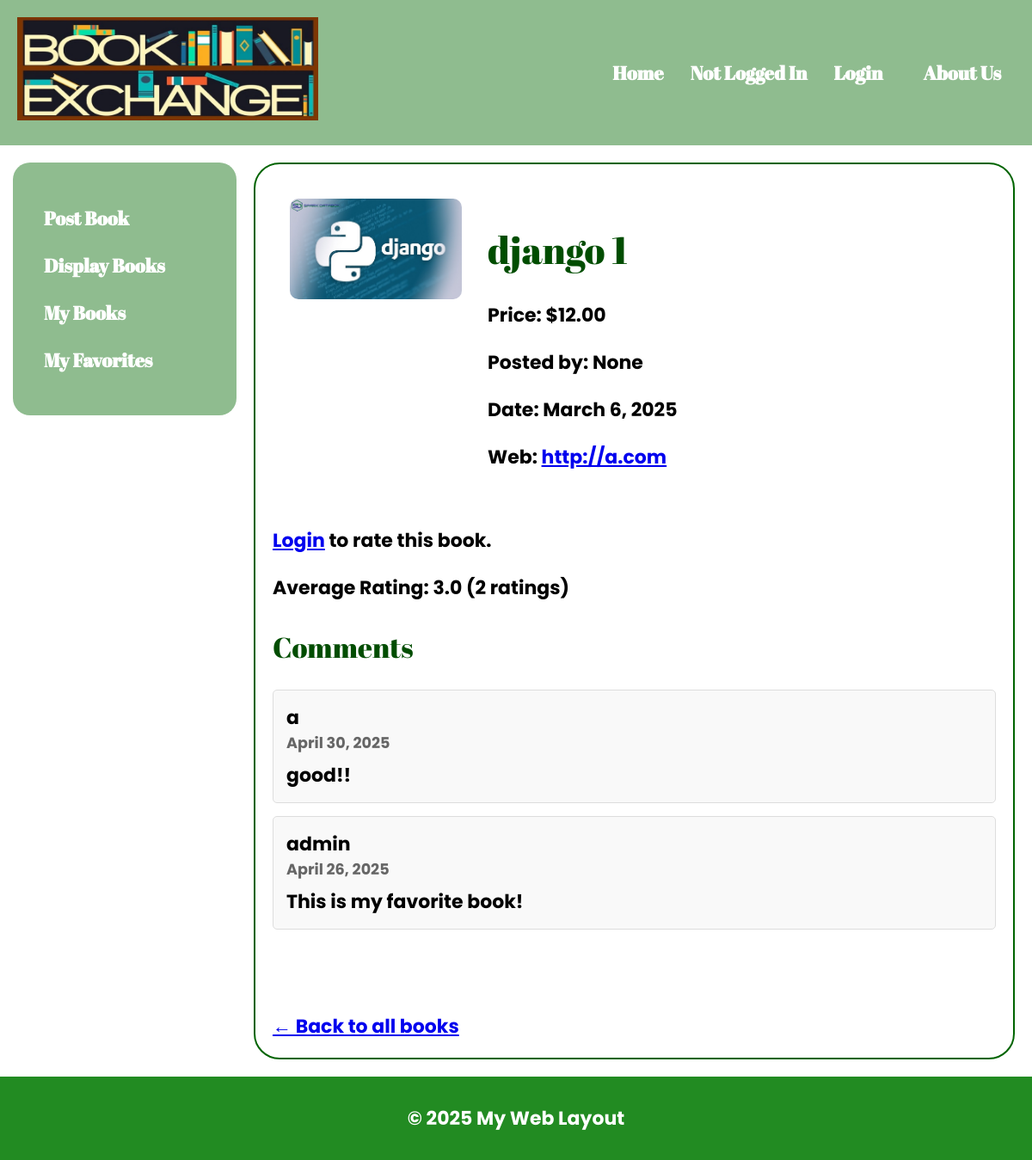
The page /book_detail/1/ on the database its author committed.
### bookMng/models.py (models this page shows, shortened)
class MainMenu(models.Model):
    item = models.CharField(max_length=300, unique=True)
    link = models.CharField(max_length=300, unique=True)

class Book(models.Model):
    name = models.CharField(max_length=200)
    web = models.URLField(max_length=300)
    price = models.DecimalField(decimal_places=2, max_digits=8)
    publishdate = models.DateField(auto_now=True)
    picture = models.FileField(upload_to='bookEx/static/uploads')
    pic_path = models.CharField(max_length=300, editable=False, blank=True)
    username = models.ForeignKey(User, blank=True, null=True, on_delete=models.CASCADE)

class Comment(models.Model):
    book = models.ForeignKey(Book, on_delete=models.CASCADE, related_name='comments')
    user = models.ForeignKey(User, on_delete=models.CASCADE)
    text = models.TextField()
    created_date = models.DateTimeField(auto_now_add=True)
    class Meta:
        ordering = ['-created_date']

### bookMng/views.py (the view, shortened to what this page needs)
# urls.py: path('book_detail/<int:book_id>/', views.book_detail, name='book_detail'),
def book_detail(request, book_id):
    book = get_object_or_404(Book, id=book_id)
    book.pic_path = book.picture.url[14:]
    comments = Comment.objects.filter(book=book).order_by('-created_date')
    is_favorite = False
    if request.user.is_authenticated:
        is_favorite = Favorite.objects.filter(user=request.user, book=book).exists()
    user_rating = None
    if request.user.is_authenticated:
        user_rating_obj = Rating.objects.filter(book=book, user=request.user).first()
        user_rating = user_rating_obj.stars if user_rating_obj else 0
    if request.method == 'POST' and 'stars' in request.POST and request.user.is_authenticated:
        stars = int(request.POST.get('stars'))
        Rating.objects.update_or_create(user=request.user, book=book, defaults={'stars': stars})
        return redirect('book_detail', book_id=book_id)
    avg_rating = book.ratings.aggregate(avg=Avg('stars'))['avg'] or 0
    total_ratings = book.ratings.count()
    raw_breakdown = book.ratings.values('stars').annotate(count=Count('stars'))
    rating_breakdown = {i: 0 for i in range(1, 6)}
    for entry in raw_breakdown:
        rating_breakdown[entry['stars']] = entry['count']
    comment_form = None
    return render(request,
                  'bookMng/book_detail.html',
                  {
                      'item_list': MainMenu.objects.all(),
                      'book': book,
                      'is_favorite': is_favorite,
                      'comments': comments,
                      'comment_form': comment_form,
                      'user_rating': user_rating,
                      'avg_rating': avg_rating,
                      'total_ratings': total_ratings,
                      'rating_breakdown': rating_breakdown,
                  })

### bookEx/templates/bookMng/book_detail.html (shortened to what this page needs)
{% extends "base.html" %}
{% load static %}
{% block sidenav %}
   {% for item in item_list %}
      <li>
        <a href="{{ item.link }}">  {{ item.item }} </a>
      </li>
   {% endfor %}
{% endblock sidenav %}
{% block content %}
<div style="display: flex; align-items: flex-start; background: rgba(255,255,255,0.8); padding: 20px; border-radius: 15px;">
    <div>
        <img src="{% static book.pic_path %}" alt="Book Image" style="width: 200px; height: auto; border-radius: 10px;">
    </div>
    <div style="margin-left: 30px;">
        <h1>{{ book.name }}</h1>
        <p><strong>Price:</strong> ${{ book.price }}</p>
        <p><strong>Posted by:</strong> {{ book.username }}</p>
        <p><strong>Date:</strong> {{ book.publishdate }}</p>
        <p><strong>Web:</strong> <a href="{{ book.web }}">{{ book.web }}</a></p>
    </div>
</div>
{% if user.is_authenticated %}
  <form method="post" style="margin-top: 20px;">
    {% csrf_token %}
    <input type="hidden" name="stars" id="stars-input">
    <div style="font-size: 30px;">
      {% for i in "12345"|make_list %}
        <button type="submit" name="stars" value="{{ i }}"
          style="background: none;
          border: none;
          cursor: pointer;
          color: {% if user_rating >= i|add:'0' %}gold{% else %}#ccc{% endif %};">
          ★
        </button>
      {% endfor %}
    </div>
  </form>
{% else %}
  <p><a href="{% url 'login' %}">Login</a> to rate this book.</p>
{% endif %}
<p style="margin-top: 10px;">
  Average Rating: <strong>{{ avg_rating|floatformat:1 }}</strong> ({{ total_ratings }} rating{{ total_ratings|pluralize }})
</p>
   <div style="margin-top: 30px; margin-bottom: 30px;">
      <h2>Comments</h2>
      {% if comments %}
         <div style="margin-bottom: 20px;">
            {% for comment in comments %}
               <div style="margin-bottom: 15px; padding: 15px; border: 1px solid #ddd; border-radius: 5px; background-color: #f9f9f9;">
                  <div style="font-weight: bold;">{{ comment.user.username }}</div>
                   <div style="font-size: 0.8em; color: #666; margin-bottom: 8px;">{{ comment.created_date|date:"F j, Y" }}</div>
                   <div>{{ comment.text }}</div>
               </div>
            {% endfor %}
         </div>
      {% else %}
         <p>No comments yet. Be the first to comment!</p>
      {% endif %}
   </div>
   <br><br>
   <a href="{% url 'displaybooks' %}">← Back to all books</a>
{% endblock content %}

### bookEx/static/base.css (style rules this page uses)
body { background: url("/static/forest_gif.gif") no-repeat center fixed; background-size: cover; font-family: 'Poppins', sans-serif; font-size: 22px; margin: 0; padding: 0; font-weight: bold; }
h1, h2, h3, h4, h5, h6, .banner h1 { font-family: 'Abril Fatface', serif; font-weight: normal; color: #004d00; }
.sidebar ul li { margin: 10px 0; }
.sidebar ul li a { color: white; text-decoration: none; font-size: 22px; font-family: 'Abril Fatface', serif; border-radius: 50px; padding: 8px 16px; display: inline-block; transition: background-color 0.3s ease; }

### rows shown on the page
MainMenu: item "Post Book"
MainMenu: item "Display Books"
MainMenu: item "My Books"
MainMenu: item "My Favorites"
Book: name "django 1", price "12.00", username "None", publishdate "March 6, 2025", web "http://a.com"
Comment: user.username "a", created_date "April 30, 2025", text "good!!"
Comment: user.username "admin", created_date "April 26, 2025", text "This is my favorite book!"

### other values the page prints
{{ avg_rating|floatformat:1 }} "3.0"
{{ total_ratings }} "2"
